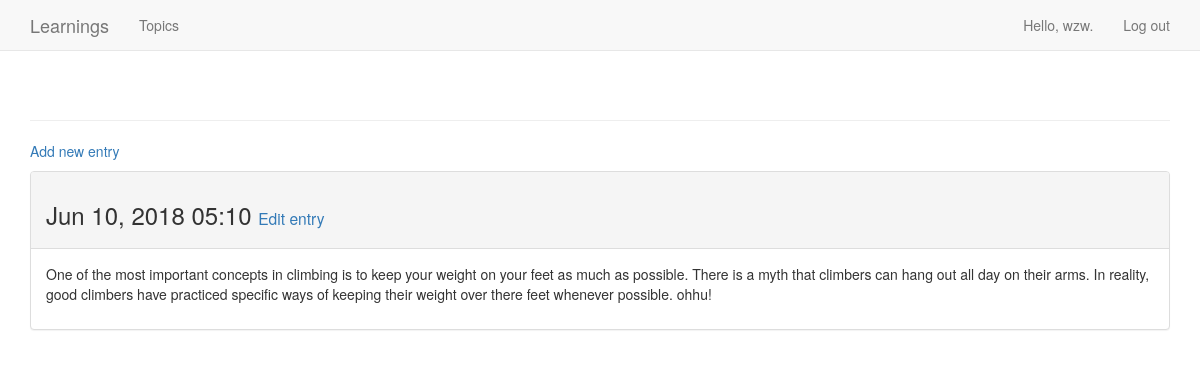
Screenshot of /topics/4/ (signed in) with the database file from the repository.
### learnings/models.py (models this page shows, shortened)
class Entry(models.Model):
    topic = models.ForeignKey(Topic, on_delete=models.CASCADE)
    text = models.TextField()
    date_added = models.DateTimeField(auto_now_add=True)
    class Meta:
        verbose_name_plural = 'entries'

### learnings/views.py (the view)
# urls.py: url(r'^topics/(?P<topic_id>\d+)/$', views.topic, name='stopic'),
@login_required
def topic(request, topic_id):
    single_topic = get_object_or_404(Topic, id=topic_id)
    if not _check_topic_owner(single_topic, request.user):
        raise Http404
    entries = single_topic.entry_set.order_by('-date_added')
    context = {'topic': single_topic, 'entries': entries}
    return render(request, 'learnings/topic.html', context)

### learnings/views.py (called while the page is built)
def _check_topic_owner(a_topic, user) -> bool:
    return a_topic.owner == user

### learnings/templates/learnings/topic.html (shortened to what this page needs)
{% extends "learnings/base.html" %}
{% block content %}
  <p><a href="{% url 'learnings:new_entry' topic.id %}">Add new entry</a></p>
  {% for entry in entries %}
    <div class="panel panel-default">
      <div class="panel-heading">
        <h3>
          {{ entry.date_added|date:'M d, Y H:i' }}
          <small>
            <a href="{% url 'learnings:edit_entry' entry.id %}">Edit entry</a>
          </small>
        </h3>
      </div>
      <div class="panel-body">
        {{ entry.text|linebreaks }}
      </div>
    </div>
  {% empty %}
    There are no entries for this topic yet.
  {% endfor %}
{% endblock content %}

### learnings/templates/learnings/base.html (shortened to what this page needs)
{% load bootstrap3 %}
<!DOCTYPE html>
<html lang="en">
  <head>
    {% bootstrap_css %}
  </head>
  <body>
    <nav class="navbar navbar-default navbar-static-top">
      <div class="container">
        <div class="navbar-header">
          <a class="navbar-brand" href="{% url 'learnings:index' %}">
            Learnings
          </a>
        </div>
        <div id="navbar" class="navbar-collapse collapse">
          <ul class="nav navbar-nav">
            <li><a href="{% url 'learnings:topics' %}">Topics</a></li>
          </ul>
          <ul class="nav navbar-nav navbar-right">
            {% if user.is_authenticated %}
              <li><a>Hello, {{ user.username }}.</a></li>
              <li><a href="{% url 'users:logout' %}">Log out</a></li>
            {% else %}
              <li><a href="{% url 'users:register' %}">Register</a></li>
              <li><a href="{% url 'users:login' %}">Log in</a></li>
            {% endif %}
          </ul>
        </div>
      </div>
    </nav>
    <div class="container">
      <div class="page-header">
      </div>
      <div>
        {% block content %}{% endblock content %}
      </div>
    </div>
  </body>
</html>

### rows the page displays
Entry: date_added "Jun 10, 2018 05:10", text "One of the most important concepts in climbing is to keep your weight on your feet as much as possible. There is a myth that climbers can hang out all day on their arms. In reality, good climbers have practiced specific ways of keeping their weight over there feet whenever possible. ohhu!"

### other values shown
{{ user.username }} "wzw"
